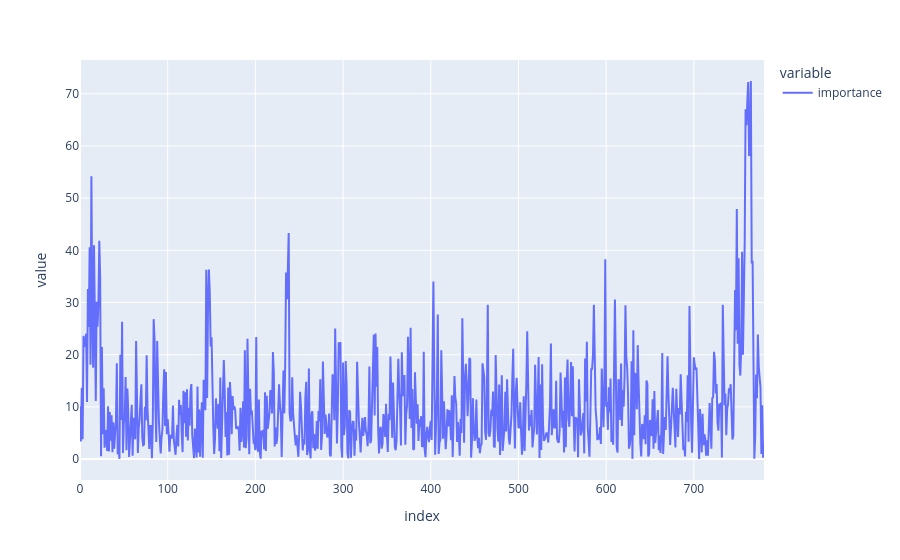

Notebook cell for this chart:
### Code cell
X_sv = svm_model[3].support_vectors_            # shape (n_SV, n_features)
alpha_dual = svm_model[3].dual_coef_.ravel()    # shape (n_SV,)

# Calculando os coeficientes p usando os vetores de suporte e os multiplicadores de Lagrange
pvetor = pd.DataFrame({'energia' : Xcalclass.columns,
                       'importance': (X_sv.T) @ alpha_dual})
pvetor['importance'] = np.abs(pvetor['importance'])
pvetor['importance'].plot()

### Figure 1 — Plotly figure (JSON) as saved in the notebook; plotly's stock layout.template omitted (floating-point values rounded to 4 significant figures; data arrays with more than 128 entries replaced by an {"elided": "..."} marker saying what was removed)
{"data": [{"hovertemplate": "variable=importance<br>index=%{x}<br>value=%{y}<extra></extra>", "legendgroup": "importance", "line": {"color": "#636efa", "dash": "solid"}, "marker": {"symbol": "circle"}, "mode": "lines", "name": "importance", "orientation": "v", "showlegend": true, "type": "scatter", "x": {"elided": "781 int values"}, "xaxis": "x", "y": {"elided": "781 float values"}, "yaxis": "y"}], "layout": {"legend": {"title": {"text": "variable"}, "tracegroupgap": 0}, "margin": {"t": 60}, "xaxis": {"anchor": "y", "domain": [0, 1], "title": {"text": "index"}}, "yaxis": {"anchor": "x", "domain": [0, 1], "title": {"text": "value"}}}}
